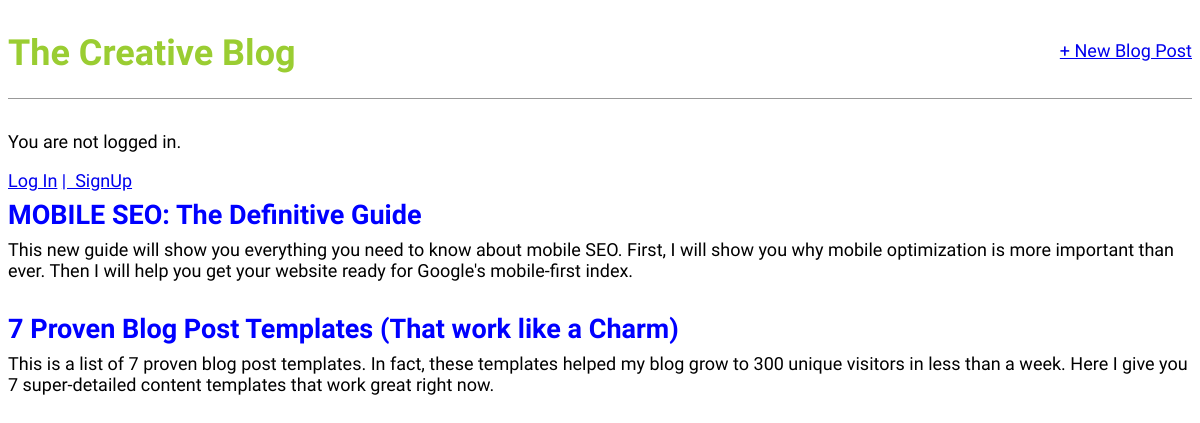
The page / on the database its author committed.
### blog/models.py (models this page shows, shortened)
class Post(models.Model):
    title=models.CharField(max_length=200)
    author=models.ForeignKey('auth.User', on_delete=models.CASCADE)
    body=models.TextField()

### blog/views.py (the view)
# urls.py: path('', BlogListView.as_view(), name ='home'),
class BlogListView(ListView):
    model=Post
    template_name ='home.html'

### templates/home.html
{% extends 'base.html' %}
{% block content %}
{% for post in object_list %}
<div class="post-entry">
    <h2><a href="{% url 'post_detail' post.pk %}">{{post.title}}</a></h2>
    <p>{{post.body}}</p>
</div>
{% endfor %}
{% endblock content %}

### static/css/base.css (style rules this page uses)
body { font-family: 'Source Sans Pro', sans-serif; font-size: 18px; }
.post-entry { margin-bottom: 2rem; }
.post-entry h2 { margin: 0.5rem 0; }
.post-entry h2 a, .post-entry h2 a:visited { color: blue; text-decoration: none; }
.post-entry p { margin: 0; font-weight: 400; }

### rows shown on the page
Post: title "MOBILE SEO: The Definitive Guide", body "This new guide will show you everything you need to know about mobile SEO. First, I will show you why mobile optimization is more important than ever. Then I will help you get your website ready for Google's mobile-first index."
Post: title "7 Proven Blog Post Templates (That work like a Charm)", body "This is a list of 7 proven blog post templates. In fact, these templates helped my blog grow to 300 unique visitors in less than a week. Here I give you 7 super-detailed content templates that work great right now."
